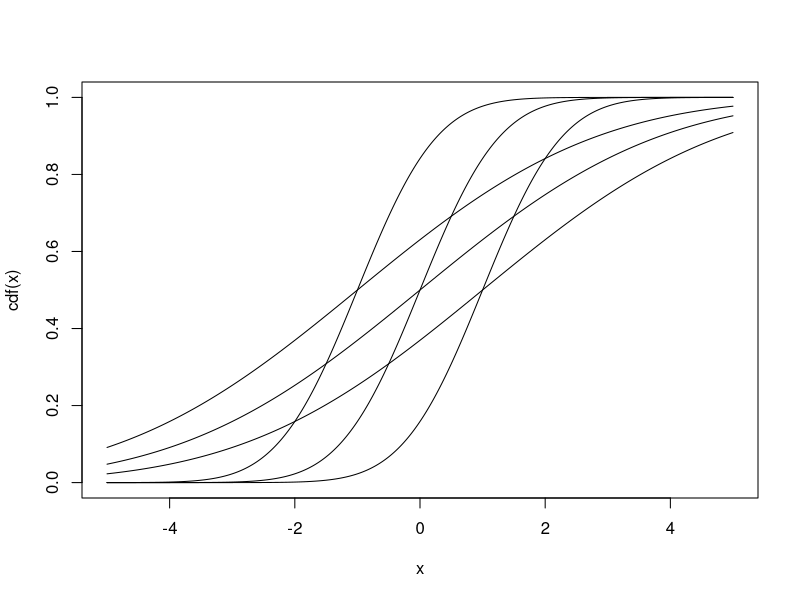

This figure's R source:

integrate(function(x){-qnorm(x)}, 1e-8,0.5)$value*2
integrate(function(x){qnorm(x)-qnorm(x,0,2)}, 1e-8,0.5)$value*2

cdf = function(x){pnorm(x,0,1)}
cdf2 = function(x){pnorm(x+1,0,1)}
cdf25 = function(x){pnorm(x-1,0,1)}


curve(cdf,from = -5, to = 5, n=500)
curve(cdf2,from = -5, to = 5, n=500, add = T)
curve(cdf25,from = -5, to = 5, n=500, add = T)

cdf3 = function(x){pnorm(x,0,3)}
cdf4 = function(x){pnorm(x+1,0,3)}
cdf45 = function(x){pnorm(x-1,0,3)}

curve(cdf3,from = -5, to = 5, n=500, add = T)
curve(cdf4,from = -5, to = 5, n=500, add = T)
curve(cdf45,from = -5, to = 5, n=500, add = T)

